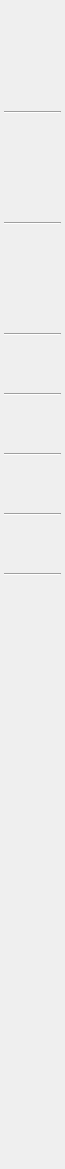
         <widget class="QFrame" name="button_menu">
          <property name="sizePolicy">
           <sizepolicy hsizetype="Maximum" vsizetype="Preferred">
            <horstretch>0</horstretch>
            <verstretch>0</verstretch>
           </sizepolicy>
          </property>
          <property name="minimumSize">
           <size>
            <width>0</width>
            <height>0</height>
           </size>
          </property>
          <property name="maximumSize">
           <size>
            <width>65</width>
            <height>16777215</height>
           </size>
          </property>
          <property name="frameShape">
           <enum>QFrame::NoFrame</enum>
          </property>
          <property name="frameShadow">
           <enum>QFrame::Raised</enum>
          </property>
          <layout class="QVBoxLayout" name="verticalLayout">
           <property name="leftMargin">
            <number>4</number>
           </property>
           <property name="topMargin">
            <number>9</number>
           </property>
           <property name="rightMargin">
            <number>4</number>
           </property>
           <property name="bottomMargin">
            <number>9</number>
           </property>
           <item>
            <widget class="QPushButton" name="toggle_active_grid_area_button">
             <property name="sizePolicy">
              <sizepolicy hsizetype="Maximum" vsizetype="MinimumExpanding">
               <horstretch>0</horstretch>
               <verstretch>0</verstretch>
              </sizepolicy>
             </property>
             <property name="minimumSize">
              <size>
               <width>50</width>
               <height>45</height>
              </size>
             </property>
             <property name="maximumSize">
              <size>
               <width>50</width>
               <height>45</height>
              </size>
             </property>
             <property name="cursor">
              <cursorShape>PointingHandCursor</cursorShape>
             </property>
             <property name="toolTip">
              <string>Active grid area selection tool</string>
             </property>
             <property name="text">
              <string/>
             </property>
             <property name="icon">
              <iconset resource="../../../resources_light.qrc">
               <normaloff>:/icons/light/object-selected-icon.svg</normaloff>:/icons/light/object-selected-icon.svg</iconset>
             </property>
             <property name="iconSize">
              <size>
               <width>18</width>
               <height>18</height>
              </size>
             </property>
             <property name="checkable">
              <bool>true</bool>
             </property>
             <property name="flat">
              <bool>true</bool>
             </property>
            </widget>
           </item>
           <item>
            <widget class="QPushButton" name="toggle_select_button">
             <property name="sizePolicy">
              <sizepolicy hsizetype="Maximum" vsizetype="MinimumExpanding">
               <horstretch>0</horstretch>
               <verstretch>0</verstretch>
              </sizepolicy>
             </property>
             <property name="minimumSize">
              <size>
               <width>50</width>
               <height>45</height>
              </size>
             </property>
             <property name="maximumSize">
              <size>
               <width>50</width>
               <height>45</height>
              </size>
             </property>
             <property name="text">
              <string/>
             </property>
             <property name="icon">
              <iconset resource="../../../resources_light.qrc">
               <normaloff>:/icons/light/select-svgrepo-com.svg</normaloff>:/icons/light/select-svgrepo-com.svg</iconset>
             </property>
             <property name="iconSize">
              <size>
               <width>20</width>
               <height>20</height>
              </size>
             </property>
             <property name="checkable">
              <bool>true</bool>
             </property>
             <property name="flat">
              <bool>true</bool>
             </property>
            </widget>
           </item>
           <item>
            <widget class="Line" name="line_7">
             <property name="orientation">
              <enum>Qt::Horizontal</enum>
             </property>
            </widget>
           </item>
           <item>
            <widget class="QPushButton" name="toggle_brush_button">
             <property name="sizePolicy">
              <sizepolicy hsizetype="Maximum" vsizetype="MinimumExpanding">
               <horstretch>0</horstretch>
               <verstretch>0</verstretch>
              </sizepolicy>
             </property>
             <property name="minimumSize">
              <size>
               <width>50</width>
               <height>45</height>
              </size>
             </property>
             <property name="maximumSize">
              <size>
               <width>50</width>
               <height>45</height>
              </size>
             </property>
             <property name="cursor">
              <cursorShape>PointingHandCursor</cursorShape>
             </property>
             <property name="toolTip">
              <string>Pen tool</string>
             </property>
             <property name="text">
              <string/>
             </property>
             <property name="icon">
              <iconset resource="../../../resources_light.qrc">
               <normaloff>:/icons/light/pencil-icon.svg</normaloff>:/icons/light/pencil-icon.svg</iconset>
             </property>
             <property name="iconSize">
              <size>
               <width>18</width>
               <height>18</height>
              </size>
             </property>
             <property name="checkable">
              <bool>true</bool>
             </property>
             <property name="flat">
              <bool>true</bool>
             </property>
            </widget>
           </item>
           <item>
            <widget class="QPushButton" name="toggle_eraser_button">
             <property name="sizePolicy">
              <sizepolicy hsizetype="Maximum" vsizetype="MinimumExpanding">
               <horstretch>0</horstretch>
               <verstretch>0</verstretch>
              </sizepolicy>
             </property>
             <property name="minimumSize">
              <size>
               <width>50</width>
               <height>45</height>
              </size>
             </property>
             <property name="maximumSize">
              <size>
               <width>50</width>
               <height>45</height>
              </size>
             </property>
             <property name="cursor">
              <cursorShape>PointingHandCursor</cursorShape>
             </property>
             <property name="toolTip">
              <string>Eraser tool</string>
             </property>
             <property name="text">
              <string/>
             </property>
             <property name="icon">
              <iconset resource="../../../resources_light.qrc">
               <normaloff>:/icons/light/eraser-icon.svg</normaloff>:/icons/light/eraser-icon.svg</iconset>
             </property>
             <property name="iconSize">
              <size>
               <width>18</width>
               <height>18</height>
              </size>
             </property>
             <property name="checkable">
              <bool>true</bool>
             </property>
             <property name="flat">
              <bool>true</bool>
             </property>
            </widget>
           </item>
           <item>
            <widget class="Line" name="line">
             <property name="sizePolicy">
              <sizepolicy hsizetype="MinimumExpanding" vsizetype="Fixed">
               <horstretch>0</horstretch>
               <verstretch>0</verstretch>
              </sizepolicy>
             </property>
             <property name="orientation">
              <enum>Qt::Horizontal</enum>
             </property>
            </widget>
           </item>
           <item>
            <widget class="QPushButton" name="toggle_grid_button">
             <property name="sizePolicy">
              <sizepolicy hsizetype="Maximum" vsizetype="MinimumExpanding">
               <horstretch>0</horstretch>
               <verstretch>0</verstretch>
              </sizepolicy>
             </property>
             <property name="minimumSize">
              <size>
               <width>50</width>
               <height>45</height>
              </size>
             </property>
             <property name="maximumSize">
              <size>
               <width>50</width>
               <height>45</height>
              </size>
             </property>
             <property name="cursor">
              <cursorShape>PointingHandCursor</cursorShape>
             </property>
             <property name="toolTip">
              <string>Toggle Grid</string>
             </property>
             <property name="text">
              <string/>
             </property>
             <property name="icon">
              <iconset resource="../../../resources_light.qrc">
               <normaloff>:/icons/light/frame-grid-icon.svg</normaloff>:/icons/light/frame-grid-icon.svg</iconset>
             </property>
             <property name="iconSize">
              <size>
               <width>18</width>
               <height>18</height>
              </size>
             </property>
             <property name="checkable">
              <bool>true</bool>
             </property>
             <property name="flat">
              <bool>true</bool>
             </property>
            </widget>
           </item>
           <item>
            <widget class="QPushButton" name="focus_button">
             <property name="sizePolicy">
              <sizepolicy hsizetype="Maximum" vsizetype="MinimumExpanding">
               <horstretch>0</horstretch>
               <verstretch>0</verstretch>
              </sizepolicy>
             </property>
             <property name="minimumSize">
              <size>
               <width>50</width>
               <height>45</height>
              </size>
             </property>
             <property name="maximumSize">
              <size>
               <width>50</width>
               <height>45</height>
              </size>
             </property>
             <property name="cursor">
              <cursorShape>PointingHandCursor</cursorShape>
             </property>
             <property name="toolTip">
              <string>Recenter canvas</string>
             </property>
             <property name="text">
              <string/>
             </property>
             <property name="icon">
              <iconset resource="../../../resources_light.qrc">
               <normaloff>:/icons/light/circle-center-icon.svg</normaloff>:/icons/light/circle-center-icon.svg</iconset>
             </property>
             <property name="iconSize">
              <size>
               <width>18</width>
               <height>18</height>
              </size>
             </property>
             <property name="flat">
              <bool>true</bool>
             </property>
            </widget>
           </item>
           <item>
            <widget class="Line" name="line_4">
             <property name="sizePolicy">
              <sizepolicy hsizetype="MinimumExpanding" vsizetype="Fixed">
               <horstretch>0</horstretch>
               <verstretch>0</verstretch>
              </sizepolicy>
             </property>
             <property name="orientation">
              <enum>Qt::Horizontal</enum>
             </property>
            </widget>
           </item>
           <item>
            <widget class="QPushButton" name="ai_button">
             <property name="minimumSize">
              <size>
               <width>50</width>
               <height>45</height>
              </size>
             </property>
             <property name="cursor">
              <cursorShape>PointingHandCursor</cursorShape>
             </property>
             <property name="toolTip">
              <string>Toggle AI Mode</string>
             </property>
             <property name="text">
              <string/>
             </property>
             <property name="icon">
              <iconset resource="../../../resources_light.qrc">
               <normaloff>:/icons/light/artificial-intelligence-ai-chip-icon.svg</normaloff>:/icons/light/artificial-intelligence-ai-chip-icon.svg</iconset>
             </property>
             <property name="iconSize">
              <size>
               <width>18</width>
               <height>20</height>
              </size>
             </property>
             <property name="checkable">
              <bool>true</bool>
             </property>
             <property name="flat">
              <bool>true</bool>
             </property>
            </widget>
           </item>
           <item>
            <widget class="Line" name="line_3">
             <property name="orientation">
              <enum>Qt::Horizontal</enum>
             </property>
            </widget>
           </item>
           <item>
            <widget class="QPushButton" name="model_manager_button">
             <property name="sizePolicy">
              <sizepolicy hsizetype="Maximum" vsizetype="MinimumExpanding">
               <horstretch>0</horstretch>
               <verstretch>0</verstretch>
              </sizepolicy>
             </property>
             <property name="minimumSize">
              <size>
               <width>50</width>
               <height>45</height>
              </size>
             </property>
             <property name="maximumSize">
              <size>
               <width>50</width>
               <height>45</height>
              </size>
             </property>
             <property name="cursor">
              <cursorShape>PointingHandCursor</cursorShape>
             </property>
             <property name="toolTip">
              <string>Model manager</string>
             </property>
             <property name="text">
              <string/>
             </property>
             <property name="icon">
              <iconset resource="../../../resources_light.qrc">
               <normaloff>:/icons/light/tech-icon.svg</normaloff>:/icons/light/tech-icon.svg</iconset>
             </property>
             <property name="iconSize">
              <size>
               <width>18</width>
               <height>18</height>
              </size>
             </property>
             <property name="checkable">
              <bool>true</bool>
             </property>
             <property name="flat">
              <bool>true</bool>
             </property>
            </widget>
           </item>
           <item>
            <widget class="Line" name="line_5">
             <property name="orientation">
              <enum>Qt::Horizontal</enum>
             </property>
            </widget>
           </item>
           <item>
            <widget class="QPushButton" name="settings_button">
             <property name="sizePolicy">
              <sizepolicy hsizetype="Maximum" vsizetype="MinimumExpanding">
               <horstretch>0</horstretch>
               <verstretch>0</verstretch>
              </sizepolicy>
             </property>
             <property name="minimumSize">
              <size>
               <width>50</width>
               <height>45</height>
              </size>
             </property>
             <property name="maximumSize">
              <size>
               <width>50</width>
               <height>45</height>
              </size>
             </property>
             <property name="cursor">
              <cursorShape>PointingHandCursor</cursorShape>
             </property>
             <property name="toolTip">
              <string>AI Runner Settings</string>
             </property>
             <property name="text">
              <string/>
             </property>
             <property name="icon">
              <iconset resource="../../../resources_light.qrc">
               <normaloff>:/icons/light/setting-line-icon.svg</normaloff>:/icons/light/setting-line-icon.svg</iconset>
             </property>
             <property name="iconSize">
              <size>
               <width>18</width>
               <height>18</height>
              </size>
             </property>
             <property name="flat">
              <bool>true</bool>
             </property>
            </widget>
           </item>
           <item>
            <widget class="Line" name="line_8">
             <property name="orientation">
              <enum>Qt::Horizontal</enum>
             </property>
            </widget>
           </item>
           <item>
            <widget class="QPushButton" name="nsfw_button">
             <property name="minimumSize">
              <size>
               <width>50</width>
               <height>45</height>
              </size>
             </property>
             <property name="cursor">
              <cursorShape>PointingHandCursor</cursorShape>
             </property>
             <property name="text">
              <string/>
             </property>
             <property name="icon">
              <iconset>
               <normaloff>../../../icons/light/adult-sign-icon.svg</normaloff>../../../icons/light/adult-sign-icon.svg</iconset>
             </property>
             <property name="iconSize">
              <size>
               <width>18</width>
               <height>18</height>
              </size>
             </property>
             <property name="checkable">
              <bool>true</bool>
             </property>
             <property name="flat">
              <bool>true</bool>
             </property>
            </widget>
           </item>
           <item>
            <widget class="Line" name="line_6">
             <property name="orientation">
              <enum>Qt::Horizontal</enum>
             </property>
            </widget>
           </item>
           <item>
            <widget class="QPushButton" name="tts_button">
             <property name="minimumSize">
              <size>
               <width>50</width>
               <height>45</height>
              </size>
             </property>
             <property name="cursor">
              <cursorShape>PointingHandCursor</cursorShape>
             </property>
             <property name="toolTip">
              <string>Toggle Text to Speech</string>
             </property>
             <property name="text">
              <string/>
             </property>
             <property name="icon">
              <iconset theme="audio-volume-high"/>
             </property>
             <property name="iconSize">
              <size>
               <width>32</width>
               <height>32</height>
              </size>
             </property>
             <property name="checkable">
              <bool>true</bool>
             </property>
             <property name="flat">
              <bool>true</bool>
             </property>
            </widget>
           </item>
           <item>
            <widget class="QPushButton" name="v2t_button">
             <property name="minimumSize">
              <size>
               <width>50</width>
               <height>45</height>
              </size>
             </property>
             <property name="cursor">
              <cursorShape>PointingHandCursor</cursorShape>
             </property>
             <property name="toolTip">
              <string>Toggle Speech To Text</string>
             </property>
             <property name="text">
              <string/>
             </property>
             <property name="icon">
              <iconset theme="audio-input-microphone"/>
             </property>
             <property name="iconSize">
              <size>
               <width>18</width>
               <height>18</height>
              </size>
             </property>
             <property name="checkable">
              <bool>true</bool>
             </property>
             <property name="flat">
              <bool>true</bool>
             </property>
            </widget>
           </item>
           <item>
            <widget class="QPushButton" name="ocr_button">
             <property name="minimumSize">
              <size>
               <width>50</width>
               <height>45</height>
              </size>
             </property>
             <property name="cursor">
              <cursorShape>PointingHandCursor</cursorShape>
             </property>
             <property name="toolTip">
              <string>Toggle Vision</string>
             </property>
             <property name="text">
              <string/>
             </property>
             <property name="icon">
              <iconset theme="camera-web"/>
             </property>
             <property name="iconSize">
              <size>
               <width>16</width>
               <height>16</height>
              </size>
             </property>
             <property name="checkable">
              <bool>true</bool>
             </property>
             <property name="flat">
              <bool>true</bool>
             </property>
            </widget>
           </item>
           <item>
            <spacer name="verticalSpacer">
             <property name="orientation">
              <enum>Qt::Vertical</enum>
             </property>
             <property name="sizeHint" stdset="0">
              <size>
               <width>20</width>
               <height>431</height>
              </size>
             </property>
            </spacer>
           </item>
          </layout>
         </widget>
